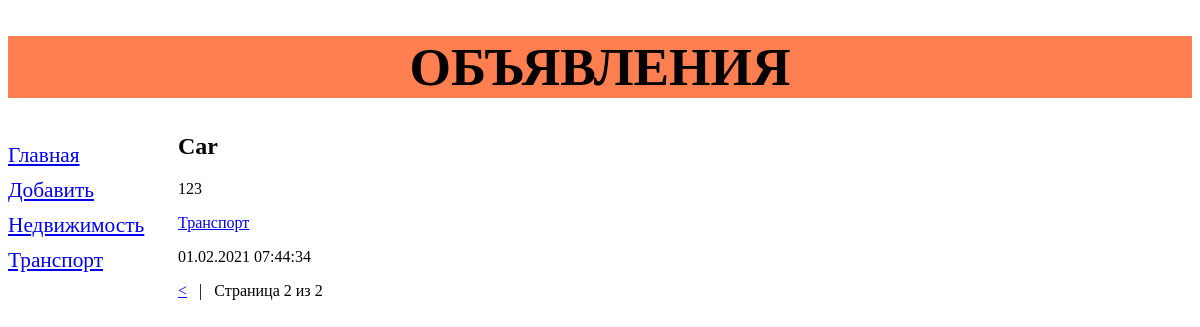
Screenshot of /bboard/?page=2 with the database file from the repository.
### bboard/models.py (models this page shows, shortened)
class Rubric(models.Model):
    rubric_name = models.CharField(max_length=20, null=True, verbose_name="Название")
    class Meta:
        verbose_name = "Категория"
        verbose_name_plural = "Категории"
        ordering = ["rubric_name"]

class Bb(models.Model):
    title = models.CharField(max_length=30, verbose_name="Название")
    description = models.TextField(null=True, blank=True, verbose_name="Описание")
    price = models.FloatField(null=True, blank=True, verbose_name="Цена")
    was_published = models.DateTimeField(auto_now_add=True, db_index=True, verbose_name="Опубликовано")
    rubric = models.ForeignKey("Rubric", on_delete=models.PROTECT, null=True, verbose_name="Категория")
    class Meta:
        verbose_name = "Товар"
        verbose_name_plural = "Товары"
        ordering = ["-was_published"]

### bboard/views.py (the view)
# urls.py: path("", index, name="index"),
def index(request):
    bbs = Bb.objects.all()
    rubrics = Rubric.objects.all()
    paginator = Paginator(bbs, 8)
    if "page" in request.GET:
        page_num = request.GET["page"]
    else:
        page_num = 1
    page = paginator.get_page(page_num)
    context = {"bbs": page.object_list, "rubrics": rubrics, "page": page}
    return render(request, "bboard/index.html", context)

### templates/bboard/index.html (shortened to what this page needs)
{% extends "bboard/base.html" %}
{% block content %}
{% for bb in bbs %}
    <div>
        <h2>{{ bb.title }}</h2>
        <p>{{ bb.description }}</p>
        <p><a href="{% url "by_rubric" bb.rubric.pk %}">{{ bb.rubric.rubric_name }}</a></p>
        <p>{{ bb.was_published|date:"d.m.Y H:i:s" }}</p>
    </div>
{% endfor %}
<div class="pages">
    {% if page.has_previous %}
        <a href="?page={{ page.previous_page_number }}">&lt;</a>
        &nbsp;&nbsp;|&nbsp;&nbsp;
    {% endif %}
    Страница {{ page.number }} из {{ page.paginator.num_pages }}
</div>
{% endblock %}

### templates/bboard/base.html (shortened to what this page needs)
{% load static %}
<!DOCTYPE html>
<html lang="en">
<head>
    <link rel="stylesheet" type="text/css" href="{% static "bboard/style.css" %}"/>
</head>
<body>
<header><h1>Объявления</h1></header>
<nav>
    <a href="{% url "index" %}">Главная</a>
    <a href="{% url "add" %}">Добавить</a>
    {% for rubric in rubrics %}
    <a href="{% url "by_rubric" rubric.pk %}">{{ rubric.rubric_name }}</a>
    {% endfor %}
</nav>
<section>
    {% block content %}
    {% endblock %}
</section>
</body>
</html>

### bboard/static/bboard/style.css (style rules this page uses)
header h1 { font-size: 40pt; text-transform: uppercase; text-align: center; background: coral; }
nav { font-size: 16pt; float: left; width: 150px; }
nav a { display: block; margin: 10px 0; }
section { margin-left: 170px; }

### rows the page displays
Rubric: rubric_name "Недвижимость"
Rubric: rubric_name "Транспорт"
Bb: title "Car", description "123", rubric.rubric_name "Транспорт", was_published "01.02.2021 07:44:34"

### other values shown
{{ page.number }} "2"
{{ page.paginator.num_pages }} "2"
